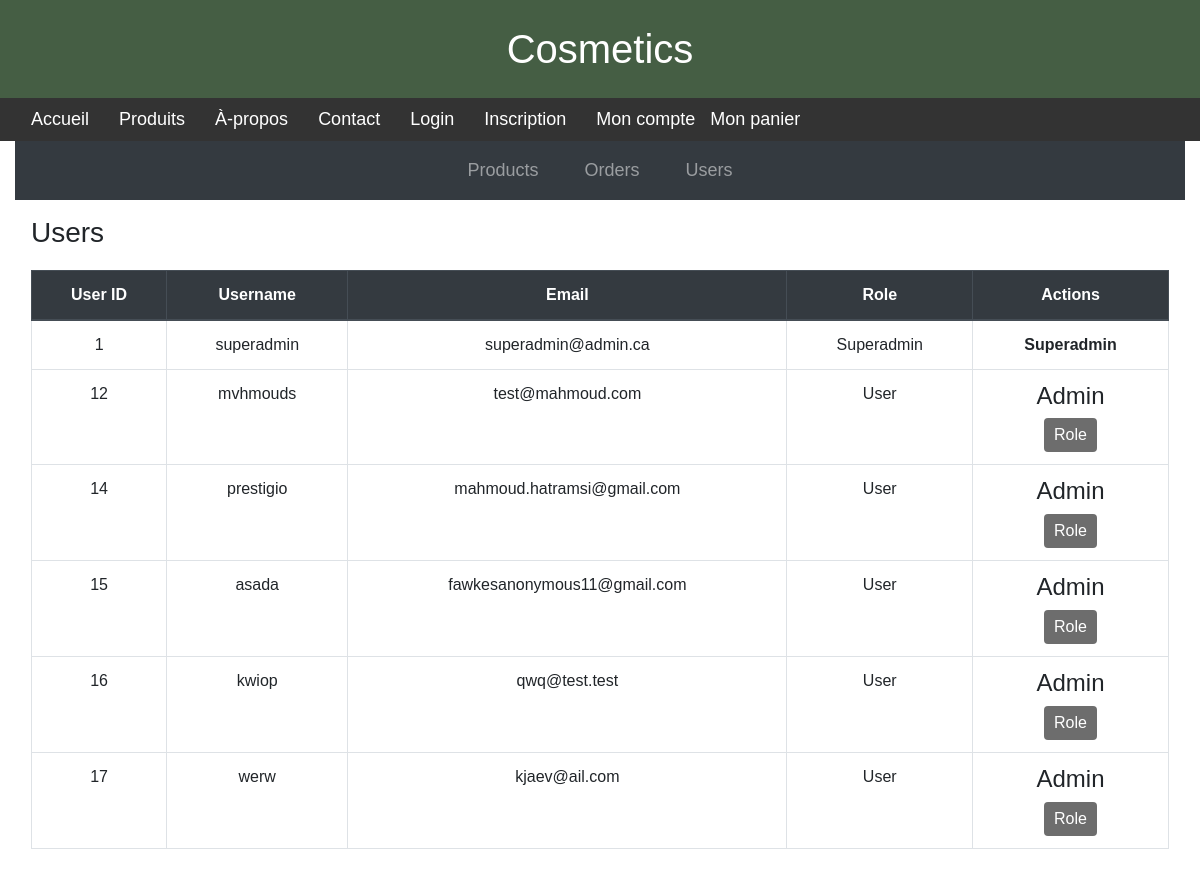
The app's page /user_table_admin.php with its own data.
### tables this page shows
CREATE TABLE `user` (
  `id` bigint(20) NOT NULL,
  `user_name` varchar(50) NOT NULL,
  `email` varchar(50) NOT NULL,
  `pwd` varchar(255) NOT NULL,
  `fname` varchar(50) NOT NULL,
  `lname` varchar(50) NOT NULL,
  `billing_address_id` bigint(20) NOT NULL,
  `shipping_address_id` bigint(20) NOT NULL,
  `token` varchar(255) NOT NULL,
  `role_id` bigint(20) NOT NULL
);

### user_table_admin.php (the view, shortened to what this page needs)
<?php
include("db.php");
include("header.php");
include("navbar.php");
$userQuery = "SELECT * FROM `user`";
$stmt = mysqli_prepare($con, $userQuery);
mysqli_stmt_execute($stmt);
$userResult = mysqli_stmt_get_result($stmt);
?>
<html lang="en">
<head>
    <link rel="stylesheet" href="https://maxcdn.bootstrapcdn.com/bootstrap/4.5.2/css/bootstrap.min.css">
</head>
<body>
<div class="container-fluid">
    <nav class="navbar navbar-expand-lg navbar-dark bg-dark">
    <div class="collapse navbar-collapse" id="navbarNav">
        <ul class="navbar-nav mx-auto justify-content-center">
            <li class="nav-item">
                <a class="nav-link" href="inserting_pro.php">Products</a>
            </li>
            <li class="nav-item">
                <a class="nav-link" href="admin_order.php">Orders</a>
            </li>
            <li class="nav-item">
                <a class="nav-link" href="user_table_admin.php">Users</a>
            </li>
        </ul>
    </div>
</nav>
    <div class="container-content">
        <h3>Users</h3>
        <table class="table table-bordered">
            <thead class="thead-dark">
            <tr>
                <th>User ID</th>
                <th>Username</th>
                <th>Email</th>
                <th>Role</th>
                <th>Actions</th>
            </tr>
            </thead>
            <tbody>
            <?php
            while ($user = mysqli_fetch_assoc($userResult)) {
                ?>
                <tr>
                    <td><?php echo $user['id']; ?></td>
                    <td><?php echo $user['user_name']; ?></td>
                    <td><?php echo $user['email']; ?></td>
                    <td>
                        <?php
                        switch ($user['role_id']) {
                            case 1:
                                echo 'Superadmin';
                                break;
                            case 3:
                                echo 'User';
                                break;
                        }
                        ?>
                    </td>
                    <td>
                        <form action="change_role.php" method="post">
                            <?php if ($user['role_id'] == 1) : ?>
                                <strong>Superadmin</strong>
                            <?php elseif ($user['role_id'] == 2) : ?>
                                <strong>Admin</strong>
                            <?php elseif ($user['role_id'] == 3) : ?>
                                <h4 value="2">Admin</h4>
                                <button type="submit" class="btn btn-primary change-role-btn"> Role </button>
                            <?php else : ?>
                                <strong>Unknown Role</strong>
                            <?php endif; ?>
                        </form>
                    </td>
                </tr>
                <?php
            }
            ?>
            </tbody>
        </table>
    </div>
</div>
</body>
</html>

### header.php (style rules this page uses)
body { margin: 0; font-family: 'Arial', sans-serif; background-color: #f4f4f4; color: #333; }

### navbar.php (style rules this page uses)
.navbar { background-color: #333; padding: 10px 0; text-align: center; }
.navbar ul { list-style: none; padding: 0; margin: 0; display: flex; justify-content: space-between; align-items: center; }
.navbar li { margin: 0 15px; }
.navbar a { text-decoration: none; color: #fff; font-size: 18px; }

### user_table_admin.php (style rules this page uses)
body { font-family: 'Arial', sans-serif; }
.container-content { padding: 16px; }
table { margin-top: 20px; }
th, td { text-align: center; }
th { background-color: #343a40; color: #f8f9fa; }
.change-role-btn { padding: 5px 10px; background-color: #6D6D6D; color: #ffffff; border: none; cursor: pointer; }
.navbar-nav { width: 100%; justify-content: center; }

### records on screen
user: id "1", user_name "superadmin", email "superadmin@admin.ca", shows "Superadmin"
user: id "12", user_name "mvhmouds", email "test@mahmoud.com", shows "User", shows "Admin"
user: id "14", user_name "prestigio", email "mahmoud.hatramsi@gmail.com", shows "User", shows "Admin"
user: id "15", user_name "asada", email "fawkesanonymous11@gmail.com", shows "User", shows "Admin"
user: id "16", user_name "kwiop", email "qwq@test.test", shows "User", shows "Admin"
user: id "17", user_name "werw", email "kjaev@ail.com", shows "User", shows "Admin"
